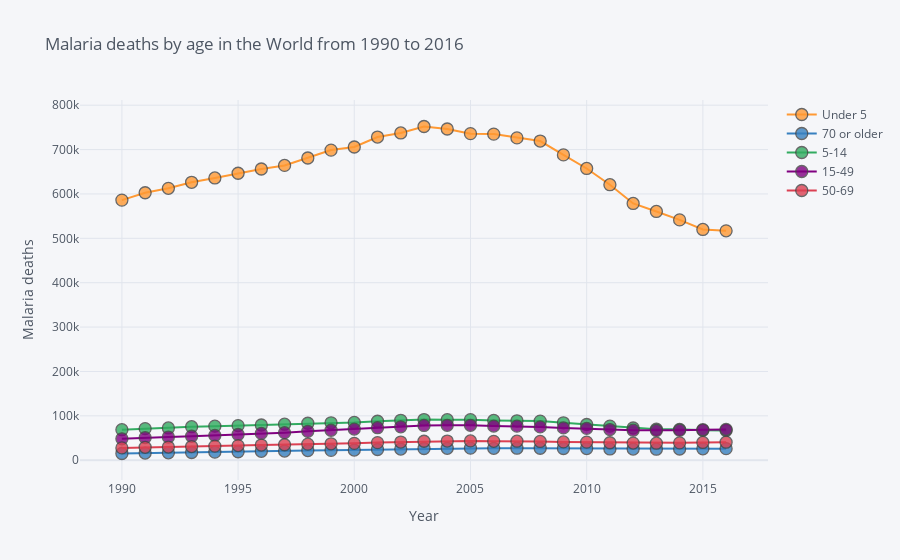

Notebook code for this chart:
### Markdown cell above
## 1. Malaria deaths by age in the world from 1990 to 2016

### Code cell
#Visualisation 1: Death by age in the world

death_by_age_world.iplot(mode='lines+markers', x='year',y='deaths by age group', categories='age_group', xTitle = 'Year', yTitle = 'Malaria deaths', title = 'Malaria deaths by age in the World from 1990 to 2016')

### Figure 1 — Plotly figure (JSON) as saved in the notebook; plotly's stock layout.template omitted (floating-point values rounded to 4 significant figures)
{"data": [{"marker": {"color": "rgba(255, 153, 51, 1.0)", "line": {"width": 1.3}, "opacity": 0.8, "size": 12, "symbol": "circle"}, "mode": "lines+markers", "name": "Under 5", "textfont": {"color": "#4D5663"}, "type": "scatter", "x": [1990, 1991, 1992, 1993, 1994, 1995, 1996, 1997, 1998, 1999, 2000, 2001, 2002, 2003, 2004, 2005, 2006, 2007, 2008, 2009, 2010, 2011, 2012, 2013, 2014, 2015, 2016], "y": [586200.0, 602700.0, 612700.0, 626200.0, 636100.0, 646700.0, 656300.0, 664300.0, 681100.0, 698800.0, 705900.0, 728300.0, 737500.0, 752000.0, 746400.0, 736000.0, 734900.0, 726400.0, 719200.0, 688100.0, 657500.0, 620900.0, 578600.0, 560600.0, 541600.0, 520000.0, 516900.0]}, {"marker": {"color": "rgba(55, 128, 191, 1.0)", "line": {"width": 1.3}, "opacity": 0.8, "size": 12, "symbol": "circle"}, "mode": "lines+markers", "name": "70 or older", "textfont": {"color": "#4D5663"}, "type": "scatter", "x": [1990, 1991, 1992, 1993, 1994, 1995, 1996, 1997, 1998, 1999, 2000, 2001, 2002, 2003, 2004, 2005, 2006, 2007, 2008, 2009, 2010, 2011, 2012, 2013, 2014, 2015, 2016], "y": [15100.0, 16120.0, 16620.0, 17410.0, 18150.0, 19000.0, 19960.0, 20600.0, 21710.0, 22190.0, 22840.0, 24140.0, 25080.0, 26380.0, 26830.0, 27170.0, 26760.0, 27060.0, 26930.0, 26380.0, 26220.0, 25390.0, 25030.0, 24810.0, 25250.0, 25710.0, 26060.0]}, {"marker": {"color": "rgba(50, 171, 96, 1.0)", "line": {"width": 1.3}, "opacity": 0.8, "size": 12, "symbol": "circle"}, "mode": "lines+markers", "name": "5-14", "textfont": {"color": "#4D5663"}, "type": "scatter", "x": [1990, 1991, 1992, 1993, 1994, 1995, 1996, 1997, 1998, 1999, 2000, 2001, 2002, 2003, 2004, 2005, 2006, 2007, 2008, 2009, 2010, 2011, 2012, 2013, 2014, 2015, 2016], "y": [68750.0, 71190.0, 72710.0, 75550.0, 76750.0, 78010.0, 79360.0, 81140.0, 83280.0, 84330.0, 85030.0, 87750.0, 89960.0, 91580.0, 91220.0, 91380.0, 89580.0, 88750.0, 88110.0, 84300.0, 80410.0, 76730.0, 72580.0, 69790.0, 69530.0, 67340.0, 66900.0]}, {"marker": {"color": "rgba(128, 0, 128, 1.0)", "line": {"width": 1.3}, "opacity": 0.8, "size": 12, "symbol": "circle"}, "mode": "lines+markers", "name": "15-49", "textfont": {"color": "#4D5663"}, "type": "scatter", "x": [1990, 1991, 1992, 1993, 1994, 1995, 1996, 1997, 1998, 1999, 2000, 2001, 2002, 2003, 2004, 2005, 2006, 2007, 2008, 2009, 2010, 2011, 2012, 2013, 2014, 2015, 2016], "y": [48280.0, 50850.0, 52120.0, 53960.0, 55730.0, 57980.0, 60400.0, 62060.0, 65080.0, 67480.0, 70100.0, 73230.0, 75290.0, 78320.0, 78710.0, 78690.0, 76900.0, 76770.0, 75090.0, 72850.0, 71750.0, 69100.0, 67560.0, 67000.0, 67560.0, 68620.0, 69180.0]}, {"marker": {"color": "rgba(219, 64, 82, 1.0)", "line": {"width": 1.3}, "opacity": 0.8, "size": 12, "symbol": "circle"}, "mode": "lines+markers", "name": "50-69", "textfont": {"color": "#4D5663"}, "type": "scatter", "x": [1990, 1991, 1992, 1993, 1994, 1995, 1996, 1997, 1998, 1999, 2000, 2001, 2002, 2003, 2004, 2005, 2006, 2007, 2008, 2009, 2010, 2011, 2012, 2013, 2014, 2015, 2016], "y": [27720.0, 29090.0, 29660.0, 30720.0, 31700.0, 32940.0, 34120.0, 34780.0, 36260.0, 36920.0, 37990.0, 39660.0, 40860.0, 42660.0, 43130.0, 43480.0, 42510.0, 42770.0, 42260.0, 41200.0, 40800.0, 39330.0, 38590.0, 38330.0, 39070.0, 40030.0, 40520.0]}], "layout": {"legend": {"bgcolor": "#F5F6F9", "font": {"color": "#4D5663"}}, "paper_bgcolor": "#F5F6F9", "plot_bgcolor": "#F5F6F9", "title": {"font": {"color": "#4D5663"}, "text": "Malaria deaths by age in the World from 1990 to 2016"}, "xaxis": {"gridcolor": "#E1E5ED", "showgrid": true, "tickfont": {"color": "#4D5663"}, "title": {"font": {"color": "#4D5663"}, "text": "Year"}, "zerolinecolor": "#E1E5ED"}, "yaxis": {"gridcolor": "#E1E5ED", "showgrid": true, "tickfont": {"color": "#4D5663"}, "title": {"font": {"color": "#4D5663"}, "text": "Malaria deaths"}, "zerolinecolor": "#E1E5ED"}}}
